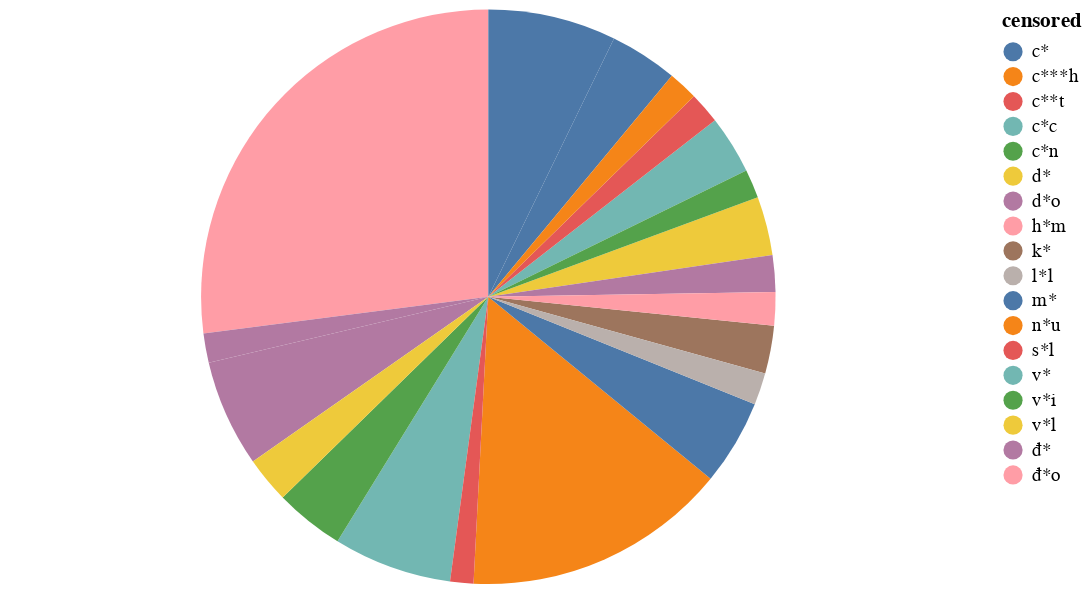

Source (notebook cell):
### Code cell
#Sử dụng dataframe top_20_words_pd: Pie Chart

import altair as alt
chart = alt.Chart(top_20_words_pd).mark_arc().encode(
    theta=alt.Theta(field="count", type="quantitative"),
    color=alt.Color(field="censored", type="nominal"),
).properties(
    width=500,
    height=300,
)
chart

### Figure 1 — Vega-Lite specification as saved in the notebook (floating-point values rounded to 4 significant figures)
{"config": {"view": {"continuousWidth": 400, "continuousHeight": 300}}, "data": {"name": "data-182d00a906b3b65fa5cbc9df185fb111"}, "mark": "arc", "encoding": {"color": {"field": "censored", "type": "nominal"}, "theta": {"field": "count", "type": "quantitative"}}, "height": 300, "width": 500, "$schema": "https://vega.github.io/schema/vega-lite/v4.17.0.json", "datasets": {"data-182d00a906b3b65fa5cbc9df185fb111": [{"censored": "đ*o", "count": 1054}, {"censored": "n*u", "count": 581}, {"censored": "c*", "count": 281}, {"censored": "v*", "count": 260}, {"censored": "đ*", "count": 235}, {"censored": "m*", "count": 188}, {"censored": "v*i", "count": 152}, {"censored": "c*", "count": 149}, {"censored": "d*", "count": 129}, {"censored": "c*c", "count": 128}, {"censored": "k*", "count": 105}, {"censored": "v*l", "count": 101}, {"censored": "d*o", "count": 80}, {"censored": "h*m", "count": 73}, {"censored": "l*l", "count": 70}, {"censored": "c**t", "count": 69}, {"censored": "c***h", "count": 65}, {"censored": "đ*", "count": 64}, {"censored": "c*n", "count": 63}, {"censored": "s*l", "count": 51}]}}
